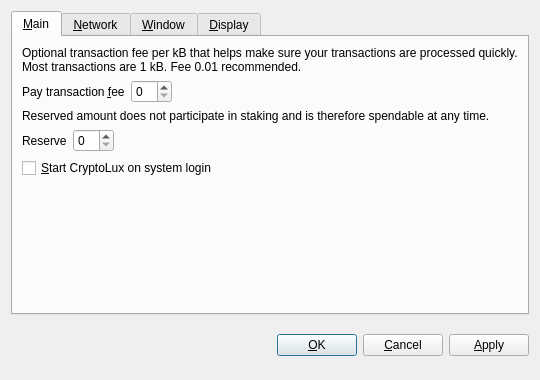
<?xml version="1.0" encoding="UTF-8"?>
<ui version="4.0">
 <class>OptionsDialog</class>
 <widget class="QDialog" name="OptionsDialog">
  <property name="geometry">
   <rect>
    <x>0</x>
    <y>0</y>
    <width>540</width>
    <height>380</height>
   </rect>
  </property>
  <property name="windowTitle">
   <string>Options</string>
  </property>
  <property name="modal">
   <bool>true</bool>
  </property>
  <layout class="QVBoxLayout" name="verticalLayout">
   <item>
    <widget class="QTabWidget" name="tabWidget">
     <property name="tabPosition">
      <enum>QTabWidget::North</enum>
     </property>
     <property name="currentIndex">
      <number>0</number>
     </property>
     <widget class="QWidget" name="tabMain">
      <attribute name="title">
       <string>&amp;Main</string>
      </attribute>
      <layout class="QVBoxLayout" name="verticalLayout_Main">
       <item>
        <widget class="QLabel" name="transactionFeeInfoLabel">
         <property name="text">
          <string>Optional transaction fee per kB that helps make sure your transactions are processed quickly. Most transactions are 1 kB. Fee 0.01 recommended.</string>
         </property>
         <property name="textFormat">
          <enum>Qt::PlainText</enum>
         </property>
         <property name="wordWrap">
          <bool>true</bool>
         </property>
        </widget>
       </item>
       <item>
        <layout class="QHBoxLayout" name="horizontalLayoutFee">
         <item>
          <widget class="QLabel" name="transactionFeeLabel">
           <property name="text">
            <string>Pay transaction &amp;fee</string>
           </property>
           <property name="textFormat">
            <enum>Qt::PlainText</enum>
           </property>
           <property name="buddy">
            <cstring>transactionFee</cstring>
           </property>
          </widget>
         </item>
         <item>
          <widget class="BitcoinAmountField" name="transactionFee"/>
         </item>
         <item>
          <spacer name="horizontalSpacerFee">
           <property name="orientation">
            <enum>Qt::Horizontal</enum>
           </property>
           <property name="sizeHint" stdset="0">
            <size>
             <width>40</width>
             <height>20</height>
            </size>
           </property>
          </spacer>
         </item>
        </layout>
       </item>
       <item>
        <widget class="QLabel" name="reserveBalanceInfoLabel">
         <property name="text">
          <string>Reserved amount does not participate in staking and is therefore spendable at any time.</string>
         </property>
         <property name="textFormat">
          <enum>Qt::PlainText</enum>
         </property>
         <property name="wordWrap">
          <bool>true</bool>
         </property>
        </widget>
       </item>
       <item>
        <layout class="QHBoxLayout" name="horizontalLayoutReserveBalance">
         <item>
          <widget class="QLabel" name="reserveBalanceLabel">
           <property name="text">
            <string>Reserve</string>
           </property>
           <property name="textFormat">
            <enum>Qt::PlainText</enum>
           </property>
           <property name="buddy">
            <cstring>reserveBalance</cstring>
           </property>
          </widget>
         </item>
         <item>
          <widget class="BitcoinAmountField" name="reserveBalance"/>
         </item>
         <item>
          <spacer name="horizontalSpacerReserveBalance">
           <property name="orientation">
            <enum>Qt::Horizontal</enum>
           </property>
           <property name="sizeHint" stdset="0">
            <size>
             <width>40</width>
             <height>20</height>
            </size>
           </property>
          </spacer>
         </item>
        </layout>
       </item>
       <item>
        <widget class="QCheckBox" name="bitcoinAtStartup">
         <property name="toolTip">
          <string>Automatically start CryptoLux after logging in to the system.</string>
         </property>
         <property name="text">
          <string>&amp;Start CryptoLux on system login</string>
         </property>
        </widget>
       </item>
       <item>
        <spacer name="verticalSpacer_Main">
         <property name="orientation">
          <enum>Qt::Vertical</enum>
         </property>
         <property name="sizeHint" stdset="0">
          <size>
           <width>20</width>
           <height>40</height>
          </size>
         </property>
        </spacer>
       </item>
      </layout>
     </widget>
     <widget class="QWidget" name="tabNetwork">
      <attribute name="title">
       <string>&amp;Network</string>
      </attribute>
      <layout class="QVBoxLayout" name="verticalLayout_Network">
       <item>
        <widget class="QCheckBox" name="mapPortUpnp">
         <property name="toolTip">
          <string>Automatically open the CryptoLux client port on the router. This only works when your router supports UPnP and it is enabled.</string>
         </property>
         <property name="text">
          <string>Map port using &amp;UPnP</string>
         </property>
        </widget>
       </item>
       <item>
        <widget class="QCheckBox" name="connectSocks">
         <property name="toolTip">
          <string>Connect to the CryptoLux network through a SOCKS proxy (e.g. when connecting through Tor).</string>
         </property>
         <property name="text">
          <string>&amp;Connect through SOCKS proxy:</string>
         </property>
        </widget>
       </item>
       <item>
        <layout class="QHBoxLayout" name="horizontalLayout_Network">
         <item>
          <widget class="QLabel" name="proxyIpLabel">
           <property name="text">
            <string>Proxy &amp;IP:</string>
           </property>
           <property name="textFormat">
            <enum>Qt::PlainText</enum>
           </property>
           <property name="buddy">
            <cstring>proxyIp</cstring>
           </property>
          </widget>
         </item>
         <item>
          <widget class="QValidatedLineEdit" name="proxyIp">
           <property name="maximumSize">
            <size>
             <width>140</width>
             <height>16777215</height>
            </size>
           </property>
           <property name="toolTip">
            <string>IP address of the proxy (e.g. 127.0.0.1)</string>
           </property>
          </widget>
         </item>
         <item>
          <widget class="QLabel" name="proxyPortLabel">
           <property name="text">
            <string>&amp;Port:</string>
           </property>
           <property name="textFormat">
            <enum>Qt::PlainText</enum>
           </property>
           <property name="buddy">
            <cstring>proxyPort</cstring>
           </property>
          </widget>
         </item>
         <item>
          <widget class="QLineEdit" name="proxyPort">
           <property name="maximumSize">
            <size>
             <width>55</width>
             <height>16777215</height>
            </size>
           </property>
           <property name="toolTip">
            <string>Port of the proxy (e.g. 9050)</string>
           </property>
          </widget>
         </item>
         <item>
          <widget class="QLabel" name="socksVersionLabel">
           <property name="text">
            <string>SOCKS &amp;Version:</string>
           </property>
           <property name="textFormat">
            <enum>Qt::PlainText</enum>
           </property>
           <property name="buddy">
            <cstring>socksVersion</cstring>
           </property>
          </widget>
         </item>
         <item>
          <widget class="QValueComboBox" name="socksVersion">
           <property name="toolTip">
            <string>SOCKS version of the proxy (e.g. 5)</string>
           </property>
          </widget>
         </item>
         <item>
          <spacer name="horizontalSpacer_Network">
           <property name="orientation">
            <enum>Qt::Horizontal</enum>
           </property>
           <property name="sizeHint" stdset="0">
            <size>
             <width>40</width>
             <height>20</height>
            </size>
           </property>
          </spacer>
         </item>
        </layout>
       </item>
       <item>
        <spacer name="verticalSpacer_Network">
         <property name="orientation">
          <enum>Qt::Vertical</enum>
         </property>
         <property name="sizeHint" stdset="0">
          <size>
           <width>20</width>
           <height>40</height>
          </size>
         </property>
        </spacer>
       </item>
      </layout>
     </widget>
     <widget class="QWidget" name="tabWindow">
      <attribute name="title">
       <string>&amp;Window</string>
      </attribute>
      <layout class="QVBoxLayout" name="verticalLayout_Window">
       <item>
        <widget class="QCheckBox" name="minimizeToTray">
         <property name="toolTip">
          <string>Show only a tray icon after minimizing the window.</string>
         </property>
         <property name="text">
          <string>&amp;Minimize to the tray instead of the taskbar</string>
         </property>
        </widget>
       </item>
       <item>
        <widget class="QCheckBox" name="minimizeOnClose">
         <property name="toolTip">
          <string>Minimize instead of exit the application when the window is closed. When this option is enabled, the application will be closed only after selecting Quit in the menu.</string>
         </property>
         <property name="text">
          <string>M&amp;inimize on close</string>
         </property>
        </widget>
       </item>
       <item>
        <spacer name="verticalSpacer_Window">
         <property name="orientation">
          <enum>Qt::Vertical</enum>
         </property>
         <property name="sizeHint" stdset="0">
          <size>
           <width>20</width>
           <height>40</height>
          </size>
         </property>
        </spacer>
       </item>
      </layout>
     </widget>
     <widget class="QWidget" name="tabDisplay">
      <attribute name="title">
       <string>&amp;Display</string>
      </attribute>
      <layout class="QVBoxLayout" name="verticalLayout_Display">
       <item>
        <layout class="QHBoxLayout" name="horizontalLayout_1_Display">
         <item>
          <widget class="QLabel" name="langLabel">
           <property name="text">
            <string>User Interface &amp;language:</string>
           </property>
           <property name="textFormat">
            <enum>Qt::PlainText</enum>
           </property>
           <property name="buddy">
            <cstring>lang</cstring>
           </property>
          </widget>
         </item>
         <item>
          <widget class="QValueComboBox" name="lang">
           <property name="toolTip">
            <string>The user interface language can be set here. This setting will take effect after restarting CryptoLux.</string>
           </property>
          </widget>
         </item>
        </layout>
       </item>
       <item>
        <layout class="QHBoxLayout" name="horizontalLayout_2_Display">
         <item>
          <widget class="QLabel" name="unitLabel">
           <property name="text">
            <string>&amp;Unit to show amounts in:</string>
           </property>
           <property name="textFormat">
            <enum>Qt::PlainText</enum>
           </property>
           <property name="buddy">
            <cstring>unit</cstring>
           </property>
          </widget>
         </item>
         <item>
          <widget class="QValueComboBox" name="unit">
           <property name="toolTip">
            <string>Choose the default subdivision unit to show in the interface and when sending coins.</string>
           </property>
          </widget>
         </item>
        </layout>
       </item>
       <item>
        <widget class="QCheckBox" name="displayAddresses">
         <property name="toolTip">
          <string>Whether to show CryptoLux addresses in the transaction list or not.</string>
         </property>
         <property name="text">
          <string>&amp;Display addresses in transaction list</string>
         </property>
        </widget>
       </item>
       <item>
        <widget class="QCheckBox" name="coinControlFeatures">
         <property name="toolTip">
          <string>Whether to show coin control features or not.</string>
         </property>
         <property name="text">
          <string>Display coin &amp;control features (experts only!)</string>
         </property>
        </widget>
       </item>
       <item>
        <spacer name="verticalSpacer_Display">
         <property name="orientation">
          <enum>Qt::Vertical</enum>
         </property>
         <property name="sizeHint" stdset="0">
          <size>
           <width>20</width>
           <height>40</height>
          </size>
         </property>
        </spacer>
       </item>
      </layout>
     </widget>
    </widget>
   </item>
   <item>
    <layout class="QHBoxLayout" name="horizontalLayout_Buttons">
     <item>
      <spacer name="horizontalSpacer_1">
       <property name="orientation">
        <enum>Qt::Horizontal</enum>
       </property>
       <property name="sizeHint" stdset="0">
        <size>
         <width>40</width>
         <height>48</height>
        </size>
       </property>
      </spacer>
     </item>
     <item>
      <widget class="QLabel" name="statusLabel">
       <property name="font">
        <font>
         <weight>75</weight>
         <bold>true</bold>
        </font>
       </property>
       <property name="text">
        <string/>
       </property>
       <property name="textFormat">
        <enum>Qt::PlainText</enum>
       </property>
       <property name="wordWrap">
        <bool>true</bool>
       </property>
      </widget>
     </item>
     <item>
      <spacer name="horizontalSpacer_2">
       <property name="orientation">
        <enum>Qt::Horizontal</enum>
       </property>
       <property name="sizeHint" stdset="0">
        <size>
         <width>40</width>
         <height>48</height>
        </size>
       </property>
      </spacer>
     </item>
     <item>
      <widget class="QPushButton" name="okButton">
       <property name="text">
        <string>&amp;OK</string>
       </property>
      </widget>
     </item>
     <item>
      <widget class="QPushButton" name="cancelButton">
       <property name="text">
        <string>&amp;Cancel</string>
       </property>
       <property name="autoDefault">
        <bool>false</bool>
       </property>
      </widget>
     </item>
     <item>
      <widget class="QPushButton" name="applyButton">
       <property name="text">
        <string>&amp;Apply</string>
       </property>
       <property name="autoDefault">
        <bool>false</bool>
       </property>
      </widget>
     </item>
    </layout>
   </item>
  </layout>
 </widget>
 <customwidgets>
  <customwidget>
   <class>BitcoinAmountField</class>
   <extends>QSpinBox</extends>
   <header>bitcoinamountfield.h</header>
  </customwidget>
  <customwidget>
   <class>QValueComboBox</class>
   <extends>QComboBox</extends>
   <header>qvaluecombobox.h</header>
  </customwidget>
  <customwidget>
   <class>QValidatedLineEdit</class>
   <extends>QLineEdit</extends>
   <header>qvalidatedlineedit.h</header>
  </customwidget>
 </customwidgets>
 <resources/>
 <connections/>
</ui>
